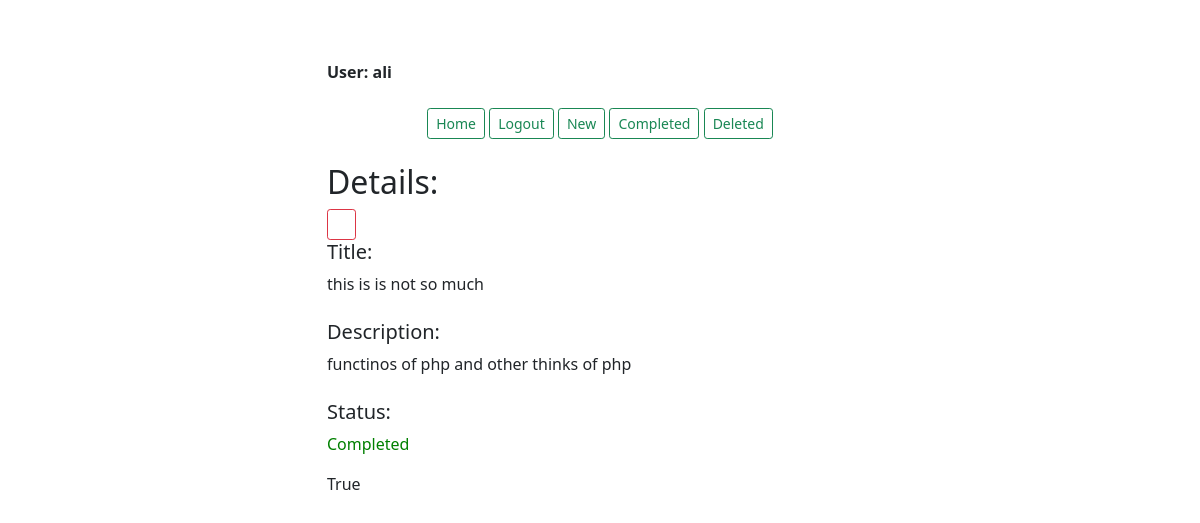
Page /detail/1/ (signed in) on the committed database.
### base/models.py (models this page shows, shortened)
class tbTodo(models.Model):
    tdUser = models.ForeignKey(User, on_delete=models.CASCADE)
    tdName =models.CharField(max_length=50)
    tdDes = models.TextField(null=True , blank=True)
    tdStatus = models.BooleanField(default=False)
    tdIsDeleted = models.BooleanField(default= False)
    tdDate = models.DateTimeField(auto_now_add=True)

### base/views.py (the view)
# urls.py: path('detail/<int:pk>/',  tbTodoDetailView.as_view(),name = 'detail'),
class tbTodoDetailView(LoginRequiredMixin, DetailView):
    model = tbTodo
    template_name = "detail.html"
    context_object_name = 'data'

### templates/detail.html
{% extends 'base.html' %}
{% block baseBlock %}
<h2>Details:</h2>
<a href="{% url 'task' %}"><button type="button" class="btn btn-sm btn-outline-danger"><i class="bi bi-arrow-left"></i></button></a>
<h5>Title:</h5>{{data.tdName}}
<br><br>
<h5>Description:</h5>{{data.tdDes}}
<br><br>
<h5>Status:</h5>
{% if data.tdStatus == True %}
<p style="color:green;">Completed</p>
{% else %}
<p style="color:red;">Pending</p>
{% endif %}
{{data.tdStatus}}
{% endblock baseBlock %}

### templates/header.html (shortened to what this page needs)
<!DOCTYPE html>
<html lang="en">
<head>
  {% load static %}
  <link href="{% static '/bootstrap/css/bootstrap.min.css' %} " rel="stylesheet">
  <link rel="stylesheet" href="{% static '/css/style_main.css' %} " >
  <link rel="stylesheet" href="{% static '/icon/font/bootstrap-icons.min.css' %}">
</head>
<body>
  <div class="container">
    <div class="row">
        <div class="col-md-6 offset-md-3">
          {% if request.user.is_authenticated %}
          <strong class="text-left">User: {{request.user}}</strong>
          <p class="text-center m-4">
                <a href="{% url 'task' %}"><button type="button" class="btn btn-sm btn-outline-success">Home</button></a>
                <a href="{% url 'logout' %}"><button type="button" class="btn btn-sm btn-outline-success">Logout</button></a>
                <a href="{% url 'create' %}"><button type="button" class="btn btn-sm btn-outline-success">New</button></a>
                <a href="{% url 'completed' %}"><button type="button" class="btn btn-sm btn-outline-success">Completed</button></a>
                <a href="{% url 'deleted' %}"><button type="button" class="btn btn-sm btn-outline-success">Deleted</button></a>
                {% else %}
                <a href="">login</a>
              {% endif %}
            </p>

### static/css/style_main.css (style rules this page uses)
body { padding-top: 60px; padding-bottom: 60px; }

### rows in the picture
tbTodo: tdName "this is is not so much", tdDes "functinos of php and other thinks of php", tdStatus "True"

### other values in the picture
{{ request.user }} "ali"
